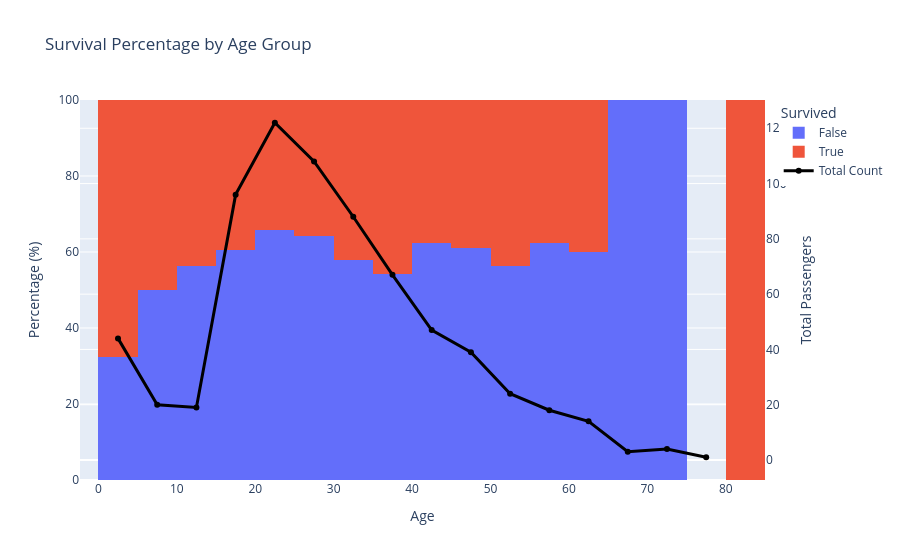
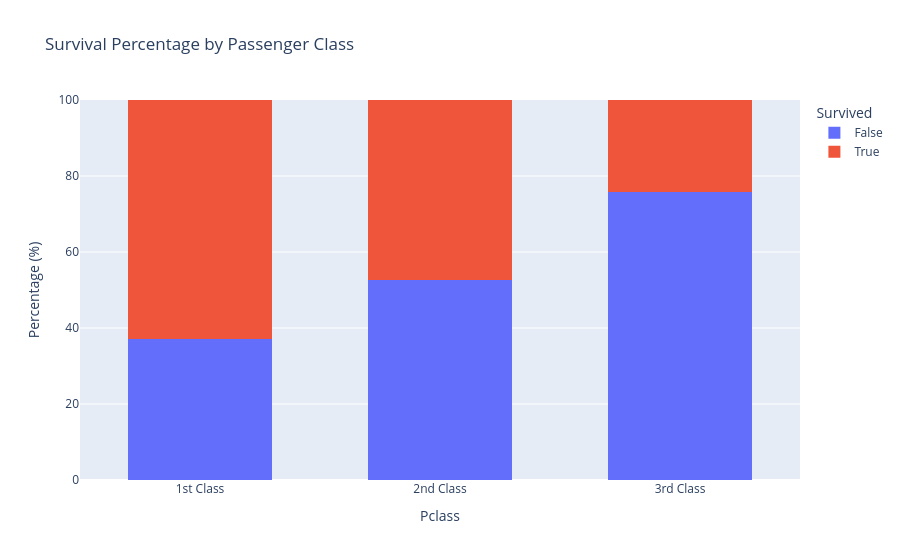
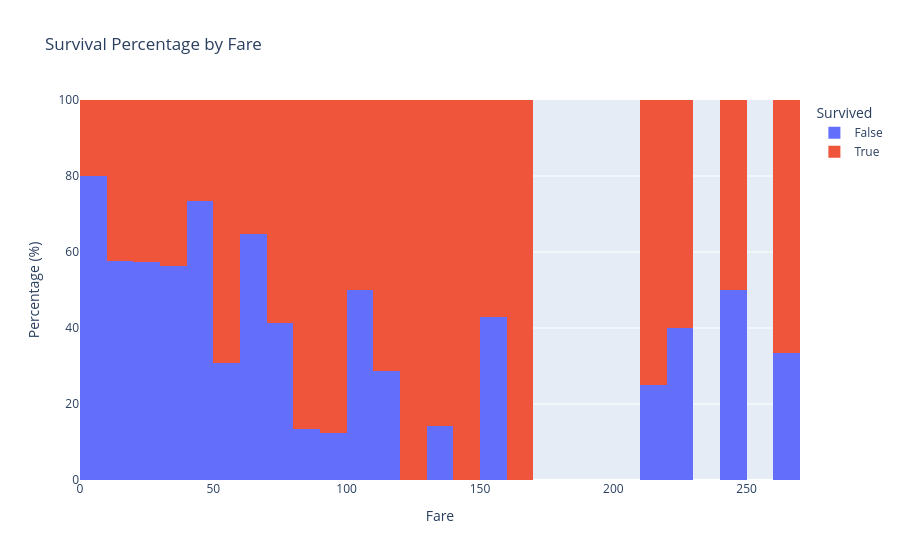
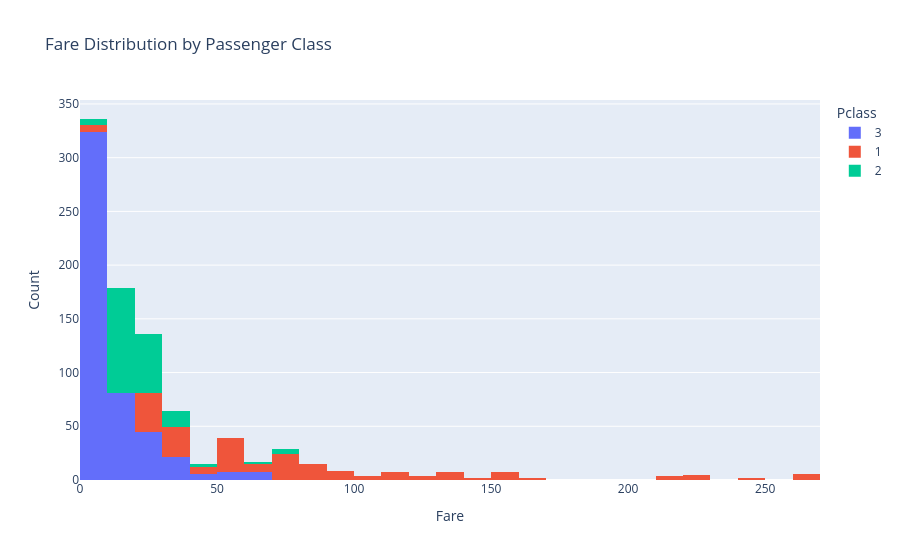

Notebook code for these charts, in order:
### Markdown cell above
## Part 3: Pairwise Comparisons
Use your visualization library of choice to look at how the survival distribution varied across different groups.

- Choose some features that you think might have had some influence over the likelihood of a titanic passenger surviving.

- For each of those features, generate a chart for each feature showing the survival distributions when taking that feature into account

### Code cell
# Write the code to explore how different features affect the survival distribution
import plotly.express as px
import plotly.graph_objects as go

# Calculate bin counts
df_clean = df.drop_nulls("Age")
bin_edges = list(range(0, 101, 5))
bin_data = df_clean.with_columns(
    bin=pl.col("Age").cut(breaks=bin_edges)
).group_by("bin").len().sort("bin")

bin_centers = [(bin_edges[i] + bin_edges[i+1])/2 for i in range(len(bin_edges)-1)]
bin_counts = bin_data["len"].to_list()

# Create histogram
fig = px.histogram(
    df_clean,
    x="Age",
    color="Survived",
    barnorm="percent",
    barmode="stack",
    title="Survival Percentage by Age Group",
)
fig.update_traces(xbins=dict(start=0, end=100, size=5))

# Add line chart for counts on secondary y-axis
fig.add_trace(
    go.Scatter(
        x=bin_centers,
        y=bin_counts,
        mode='lines+markers',
        name='Total Count',
        line=dict(color='black', width=3),
        yaxis="y2"
    )
)

# Configure dual y-axes
fig.update_layout(
    yaxis_title="Percentage (%)",
    yaxis2=dict(
        title="Total Passengers",
        overlaying="y",
        side="right"
    )
)
fig.show()

# Passenger Class visualization
fig = px.histogram(
    df.to_pandas(), 
    x="Pclass", 
    color="Survived", 
    title="Survival Percentage by Passenger Class",
    barnorm="percent",
    barmode="stack"
)
fig.update_layout(yaxis_title="Percentage (%)", bargap=0.4)
fig.update_xaxes(tickvals=[1, 2, 3], ticktext=["1st Class", "2nd Class", "3rd Class"])
fig.show()

# Fare distribution by survival
fig = px.histogram(
    df.to_pandas(), 
    x="Fare", 
    color="Survived", 
    title="Survival Percentage by Fare",
    barnorm="percent",
    barmode="stack"
)
fig.update_traces(xbins=dict(start=0, end=500, size=10))
fig.update_layout(yaxis_title="Percentage (%)")
fig.show()

# Fare distribution by Passenger Class
fig = px.histogram(
    df.to_pandas(), 
    x="Fare", 
    color="Pclass", 
    title="Fare Distribution by Passenger Class",
)
fig.update_traces(xbins=dict(start=0, end=500, size=10))
fig.update_layout(yaxis_title="Count")
fig.show()

# Survival count by Gender
fig = px.bar(
    df.to_pandas().value_counts(['Survived', 'Sex']).reset_index(name='Count'),
    x='Survived',
    y='Count',
    color='Sex',
    title='Survival Count by Gender',
    labels={'Survived': 'Survived', 'Count': 'Count'},
    barmode='group'
)
fig.show()

# Gender and Survival breakdown
fig = px.bar(
    df.to_pandas().value_counts(['Sex', 'Survived']).reset_index(name='Count'),
    x='Sex',
    y='Count',
    color='Survived',
    title='Survival Percentage by Gender',
    labels={'Sex': 'Gender', 'Count': 'Count'},
    barmode='group',
)
fig.show()

### Figure 1 — Plotly figure (JSON) as saved in the notebook; plotly's stock layout.template omitted (floating-point values rounded to 4 significant figures; data arrays with more than 128 entries replaced by an {"elided": "..."} marker saying what was removed)
{"data": [{"bingroup": "x", "hovertemplate": "Survived=False<br>Age=%{x}<br>count (normalized as percent)=%{y}<extra></extra>", "legendgroup": "False", "marker": {"color": "#636efa", "pattern": {"shape": ""}}, "name": "False", "orientation": "v", "showlegend": true, "type": "histogram", "x": {"elided": "424 float values"}, "xaxis": "x", "xbins": {"end": 100, "size": 5, "start": 0}, "yaxis": "y"}, {"bingroup": "x", "hovertemplate": "Survived=True<br>Age=%{x}<br>count (normalized as percent)=%{y}<extra></extra>", "legendgroup": "True", "marker": {"color": "#EF553B", "pattern": {"shape": ""}}, "name": "True", "orientation": "v", "showlegend": true, "type": "histogram", "x": {"elided": "290 float values"}, "xaxis": "x", "xbins": {"end": 100, "size": 5, "start": 0}, "yaxis": "y"}, {"line": {"color": "black", "width": 3}, "mode": "lines+markers", "name": "Total Count", "type": "scatter", "x": [2.5, 7.5, 12.5, 17.5, 22.5, 27.5, 32.5, 37.5, 42.5, 47.5, 52.5, 57.5, 62.5, 67.5, 72.5, 77.5, 82.5, 87.5, 92.5, 97.5], "y": [44, 20, 19, 96, 122, 108, 88, 67, 47, 39, 24, 18, 14, 3, 4, 1], "yaxis": "y2"}], "layout": {"barmode": "stack", "barnorm": "percent", "legend": {"title": {"text": "Survived"}, "tracegroupgap": 0}, "title": {"text": "Survival Percentage by Age Group"}, "xaxis": {"anchor": "y", "domain": [0, 1], "title": {"text": "Age"}}, "yaxis": {"anchor": "x", "domain": [0, 1], "title": {"text": "Percentage (%)"}}, "yaxis2": {"overlaying": "y", "side": "right", "title": {"text": "Total Passengers"}}}}

### Figure 2 — Plotly figure (JSON) as saved in the notebook; plotly's stock layout.template omitted (floating-point values rounded to 4 significant figures; data arrays with more than 128 entries replaced by an {"elided": "..."} marker saying what was removed)
{"data": [{"bingroup": "x", "hovertemplate": "Survived=False<br>Pclass=%{x}<br>count (normalized as percent)=%{y}<extra></extra>", "legendgroup": "False", "marker": {"color": "#636efa", "pattern": {"shape": ""}}, "name": "False", "orientation": "v", "showlegend": true, "type": "histogram", "x": {"elided": "549 int values"}, "xaxis": "x", "yaxis": "y"}, {"bingroup": "x", "hovertemplate": "Survived=True<br>Pclass=%{x}<br>count (normalized as percent)=%{y}<extra></extra>", "legendgroup": "True", "marker": {"color": "#EF553B", "pattern": {"shape": ""}}, "name": "True", "orientation": "v", "showlegend": true, "type": "histogram", "x": {"elided": "342 int values"}, "xaxis": "x", "yaxis": "y"}], "layout": {"bargap": 0.4, "barmode": "stack", "barnorm": "percent", "legend": {"title": {"text": "Survived"}, "tracegroupgap": 0}, "title": {"text": "Survival Percentage by Passenger Class"}, "xaxis": {"anchor": "y", "domain": [0, 1], "ticktext": ["1st Class", "2nd Class", "3rd Class"], "tickvals": [1, 2, 3], "title": {"text": "Pclass"}}, "yaxis": {"anchor": "x", "domain": [0, 1], "title": {"text": "Percentage (%)"}}}}

### Figure 3 — Plotly figure (JSON) as saved in the notebook; plotly's stock layout.template omitted (floating-point values rounded to 4 significant figures; data arrays with more than 128 entries replaced by an {"elided": "..."} marker saying what was removed)
{"data": [{"bingroup": "x", "hovertemplate": "Survived=False<br>Fare=%{x}<br>count (normalized as percent)=%{y}<extra></extra>", "legendgroup": "False", "marker": {"color": "#636efa", "pattern": {"shape": ""}}, "name": "False", "orientation": "v", "showlegend": true, "type": "histogram", "x": {"elided": "549 float values"}, "xaxis": "x", "xbins": {"end": 500, "size": 10, "start": 0}, "yaxis": "y"}, {"bingroup": "x", "hovertemplate": "Survived=True<br>Fare=%{x}<br>count (normalized as percent)=%{y}<extra></extra>", "legendgroup": "True", "marker": {"color": "#EF553B", "pattern": {"shape": ""}}, "name": "True", "orientation": "v", "showlegend": true, "type": "histogram", "x": {"elided": "342 float values"}, "xaxis": "x", "xbins": {"end": 500, "size": 10, "start": 0}, "yaxis": "y"}], "layout": {"barmode": "stack", "barnorm": "percent", "legend": {"title": {"text": "Survived"}, "tracegroupgap": 0}, "title": {"text": "Survival Percentage by Fare"}, "xaxis": {"anchor": "y", "domain": [0, 1], "title": {"text": "Fare"}}, "yaxis": {"anchor": "x", "domain": [0, 1], "title": {"text": "Percentage (%)"}}}}

### Figure 4 — Plotly figure (JSON) as saved in the notebook; plotly's stock layout.template omitted (floating-point values rounded to 4 significant figures; data arrays with more than 128 entries replaced by an {"elided": "..."} marker saying what was removed)
{"data": [{"bingroup": "x", "hovertemplate": "Pclass=3<br>Fare=%{x}<br>count=%{y}<extra></extra>", "legendgroup": "3", "marker": {"color": "#636efa", "pattern": {"shape": ""}}, "name": "3", "orientation": "v", "showlegend": true, "type": "histogram", "x": {"elided": "491 float values"}, "xaxis": "x", "xbins": {"end": 500, "size": 10, "start": 0}, "yaxis": "y"}, {"bingroup": "x", "hovertemplate": "Pclass=1<br>Fare=%{x}<br>count=%{y}<extra></extra>", "legendgroup": "1", "marker": {"color": "#EF553B", "pattern": {"shape": ""}}, "name": "1", "orientation": "v", "showlegend": true, "type": "histogram", "x": {"elided": "216 float values"}, "xaxis": "x", "xbins": {"end": 500, "size": 10, "start": 0}, "yaxis": "y"}, {"bingroup": "x", "hovertemplate": "Pclass=2<br>Fare=%{x}<br>count=%{y}<extra></extra>", "legendgroup": "2", "marker": {"color": "#00cc96", "pattern": {"shape": ""}}, "name": "2", "orientation": "v", "showlegend": true, "type": "histogram", "x": {"elided": "184 float values"}, "xaxis": "x", "xbins": {"end": 500, "size": 10, "start": 0}, "yaxis": "y"}], "layout": {"barmode": "relative", "legend": {"title": {"text": "Pclass"}, "tracegroupgap": 0}, "title": {"text": "Fare Distribution by Passenger Class"}, "xaxis": {"anchor": "y", "domain": [0, 1], "title": {"text": "Fare"}}, "yaxis": {"anchor": "x", "domain": [0, 1], "title": {"text": "Count"}}}}
